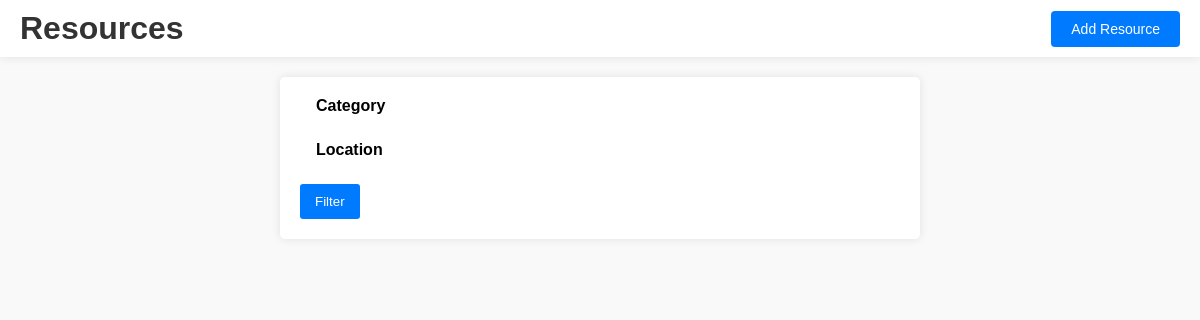
The app's page /, older data.
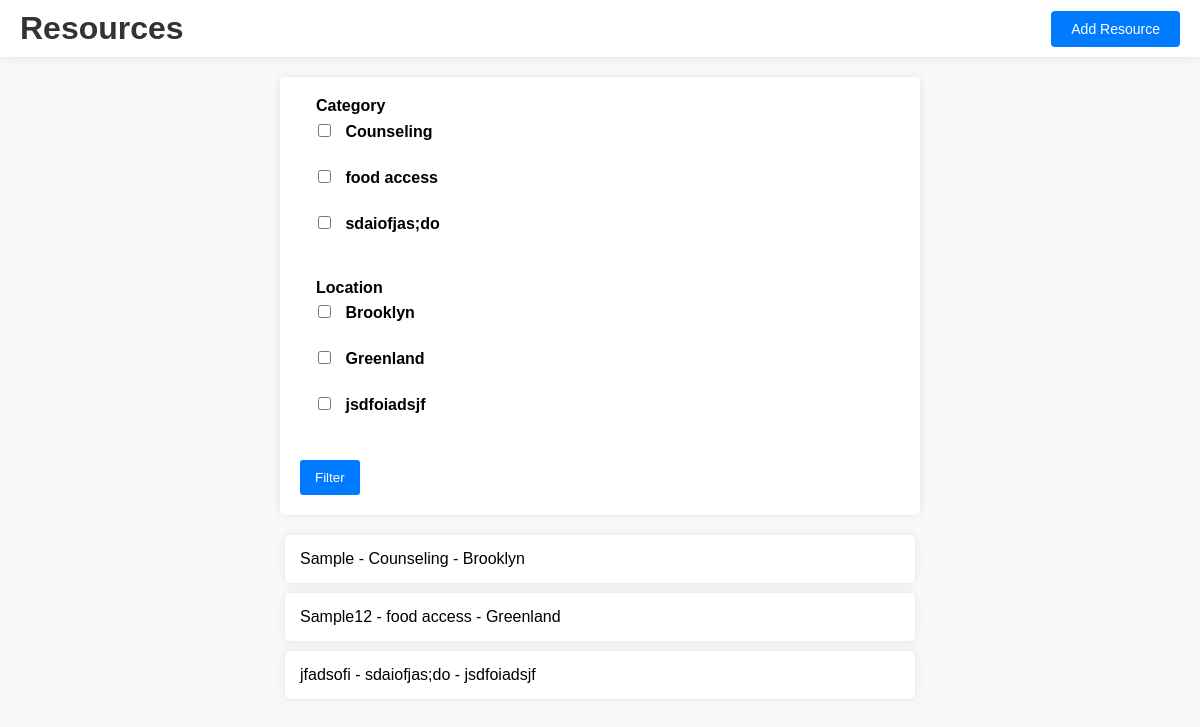
The same page, newer data.
### resources/models.py (models this page shows, shortened)
class Resource(models.Model):
    name = models.CharField(max_length=100)
    category = models.CharField(max_length=100)
    location = models.CharField(max_length=100)

### resources/views.py (the view)
# urls.py: path('', views.resource_list, name='resource_list'),
def resource_list(request):
    resources = Resource.objects.all()
    category = request.GET.getlist('category')
    resource_location = request.GET.getlist('location')
    if category:
        resources = resources.filter(category__in=category)
    if resource_location:
        resources = resources.filter(location__in=resource_location)
    context = {
        'resources': resources,
        'categories': Resource.objects.values_list('category', flat=True).distinct(),
        'locations': Resource.objects.values_list('location', flat=True).distinct(),
    }
    return render(request, 'resources/resource_list.html', context)

### resources/templates/resources/resource_list.html (shortened to what this page needs)
<!DOCTYPE html>
<html>
  <head>
    {% load static %}
    <link rel="stylesheet" type="text/css" href="{% static 'styles.css' %}" />
  </head>
  <body>
    <header>
      <h1>Resources</h1>
      <a href="{% url 'add_resource' %}" class="add-resource-button"
        >Add Resource</a
      >
    </header>
    <form method="GET">
      <fieldset>
        <legend>Category</legend>
        {% for category in categories %}
        <label>
          <input type="checkbox" name="category" value="{{ category }}" />
          {{ category }} </label
        ><br />
        {% endfor %}
      </fieldset>
      <fieldset>
        <legend>Location</legend>
        {% for location in locations %}
        <label>
          <input type="checkbox" name="location" value="{{ location }}" />
          {{ location }} </label
        ><br />
        {% endfor %}
      </fieldset>
      <button type="submit">Filter</button>
    </form>
    <ul>
      {% for resource in resources %}
      <li>
        {{ resource.name }} - {{ resource.category }} - {{ resource.location }}
      </li>
      {% endfor %}
    </ul>
  </body>
</html>

### resources/static/styles.css (style rules this page uses)
body { font-family: Arial, sans-serif; margin: 0; padding: 0; background-color: #f9f9f9; }
header { display: flex; justify-content: space-between; align-items: center; background-color: #fff; padding: 10px 20px; box-shadow: 0 0 10px rgba(0, 0, 0, 0.1); margin-bottom: 20px; }
h1 { color: #333; margin: 0; }
.add-resource-button { display: inline-block; padding: 10px 20px; font-size: 14px; color: white; background-color: #007bff; border: none; border-radius: 4px; text-decoration: none; text-align: center; }
form { max-width: 600px; margin: 20px auto; padding: 20px; background-color: #fff; border-radius: 5px; box-shadow: 0 0 10px rgba(0, 0, 0, 0.1); }
form label { display: block; margin-bottom: 8px; font-weight: bold; }
form input[type="checkbox"] { margin-right: 10px; }
form fieldset { margin-bottom: 10px; border: none; }
form legend { font-weight: bold; }
form button { padding: 10px 15px; background-color: #007bff; color: #fff; border: none; border-radius: 3px; cursor: pointer; }
ul { list-style-type: none; padding: 0; }
ul li { background-color: #fff; margin: 10px auto; padding: 15px; max-width: 600px; border-radius: 5px; box-shadow: 0 0 10px rgba(0, 0, 0, 0.1); }

Row changes from the older to the newer data that the page shows:
added Resource: name "Sample", category "Counseling", location "Brooklyn"
added Resource: name "Sample12", category "food access", location "Greenland"
added Resource: name "jfadsofi", category "sdaiofjas;do", location "jsdfoiadsjf"
Text that changed along with them:
new list line: "☐ Counseling"
new list line: "☐ food access"
new list line: "☐ sdaiofjas;do"
new list line: "☐ Brooklyn"
new list line: "☐ Greenland"
new list line: "☐ jsdfoiadsjf"
